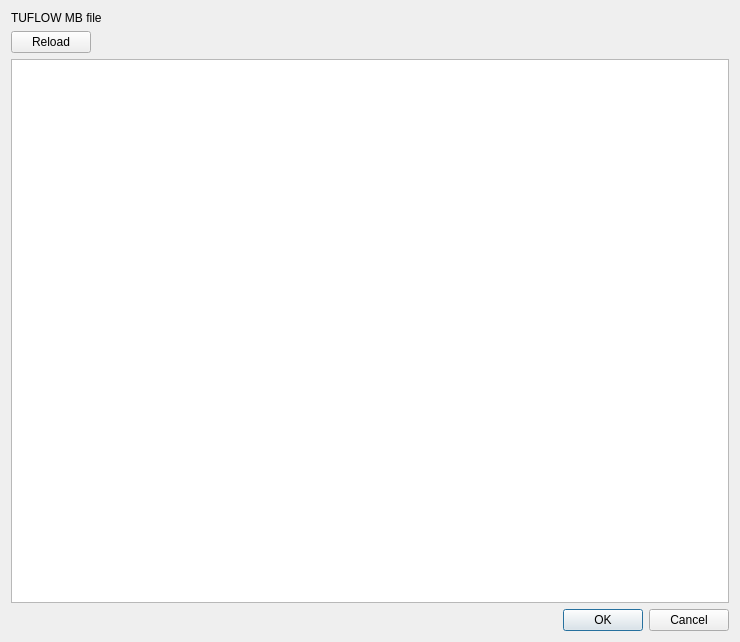
<?xml version="1.0" encoding="UTF-8"?>
<ui version="4.0">
 <class>TuflowStabilityCheckDialog</class>
 <widget class="QDialog" name="TuflowStabilityCheckDialog">
  <property name="geometry">
   <rect>
    <x>0</x>
    <y>0</y>
    <width>740</width>
    <height>642</height>
   </rect>
  </property>
  <property name="windowTitle">
   <string>TUFLOW Stability Viewer</string>
  </property>
  <layout class="QVBoxLayout" name="verticalLayout">
   <item>
    <layout class="QHBoxLayout" name="horizontalLayout">
     <item>
      <widget class="QLabel" name="label">
       <property name="text">
        <string>TUFLOW MB file</string>
       </property>
      </widget>
     </item>
     <item>
      <widget class="QgsFileWidget" name="mbFileWidget">
       <property name="filter">
        <string>*.csv</string>
       </property>
      </widget>
     </item>
    </layout>
   </item>
   <item>
    <layout class="QHBoxLayout" name="horizontalLayout_2">
     <item>
      <widget class="QPushButton" name="mbReloadBtn">
       <property name="text">
        <string>Reload</string>
       </property>
      </widget>
     </item>
     <item>
      <spacer name="horizontalSpacer">
       <property name="orientation">
        <enum>Qt::Horizontal</enum>
       </property>
       <property name="sizeHint" stdset="0">
        <size>
         <width>40</width>
         <height>20</height>
        </size>
       </property>
      </spacer>
     </item>
    </layout>
   </item>
   <item>
    <widget class="QGraphicsView" name="mbGraphicsView"/>
   </item>
   <item>
    <widget class="QDialogButtonBox" name="buttonBox">
     <property name="orientation">
      <enum>Qt::Horizontal</enum>
     </property>
     <property name="standardButtons">
      <set>QDialogButtonBox::Cancel|QDialogButtonBox::Ok</set>
     </property>
    </widget>
   </item>
  </layout>
 </widget>
 <customwidgets>
  <customwidget>
   <class>QgsFileWidget</class>
   <extends>QWidget</extends>
   <header>qgsfilewidget.h</header>
  </customwidget>
 </customwidgets>
 <resources/>
 <connections>
  <connection>
   <sender>buttonBox</sender>
   <signal>accepted()</signal>
   <receiver>TuflowStabilityCheckDialog</receiver>
   <slot>accept()</slot>
   <hints>
    <hint type="sourcelabel">
     <x>248</x>
     <y>254</y>
    </hint>
    <hint type="destinationlabel">
     <x>157</x>
     <y>274</y>
    </hint>
   </hints>
  </connection>
  <connection>
   <sender>buttonBox</sender>
   <signal>rejected()</signal>
   <receiver>TuflowStabilityCheckDialog</receiver>
   <slot>reject()</slot>
   <hints>
    <hint type="sourcelabel">
     <x>316</x>
     <y>260</y>
    </hint>
    <hint type="destinationlabel">
     <x>286</x>
     <y>274</y>
    </hint>
   </hints>
  </connection>
 </connections>
</ui>
